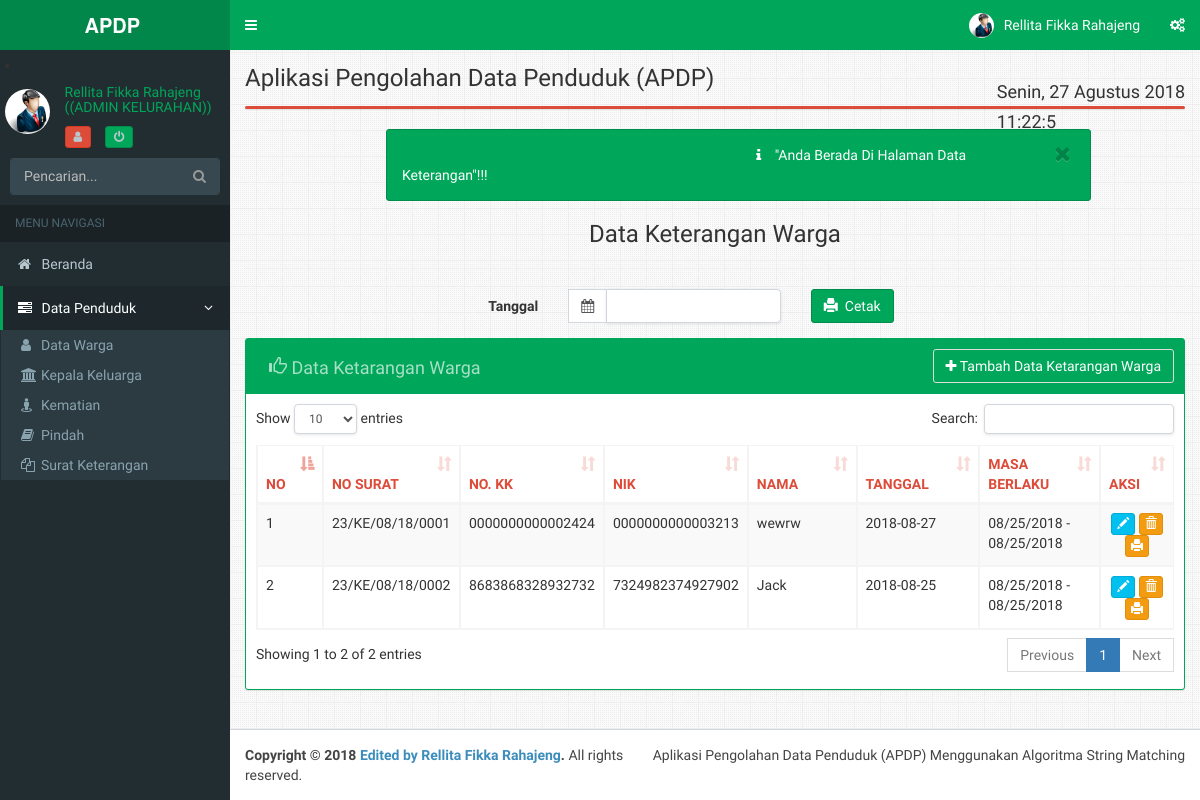
Screenshot of /admin-kelurahan/?module=surat_keterangan (signed in) with the database file from the repository.
### tables this page shows
CREATE TABLE IF NOT EXISTS `data_warga` (
  `id` varchar(11) NOT NULL,
  `nik` bigint(16) unsigned zerofill DEFAULT NULL,
  `nama` varchar(50) NOT NULL,
  `no_kk` bigint(16) unsigned zerofill DEFAULT NULL,
  `jk` varchar(20) NOT NULL,
  `tempat_lhr` varchar(50) NOT NULL,
  `tanggal_lhr` date NOT NULL,
  `gol_dar` varchar(3) NOT NULL,
  `kewarganegaraan` varchar(20) NOT NULL,
  `agama` varchar(20) NOT NULL,
  `pendidikan` varchar(20) NOT NULL,
  `pekerjaan` varchar(20) NOT NULL,
  `status_nikah` varchar(20) NOT NULL,
  `status_keluarga` varchar(20) NOT NULL,
  `nama_ayah` varchar(50) NOT NULL,
  `nama_ibu` varchar(50) NOT NULL,
  `alamat` text NOT NULL,
  `desa` varchar(20) NOT NULL,
  `rt` int(3) unsigned zerofill NOT NULL,
  `rw` int(3) unsigned zerofill NOT NULL
);

CREATE TABLE IF NOT EXISTS `surat_keterangan` (
  `id_surat_keterangan` varchar(40) NOT NULL,
  `tanggal` date NOT NULL,
  `masa_berlaku` text NOT NULL,
  `pernyataan` text NOT NULL,
  `keperluan` text NOT NULL,
  `keterangan` text NOT NULL,
  `id` varchar(30) NOT NULL
);

### admin-kelurahan/module/surat_keterangan/surat_keterangan.php (the view, shortened to what this page needs)
<?php
$aksi="module/surat_keterangan/surat_keterangan_aksi.php";
switch($_GET[aksi]){
default:
?>
<div style="margin-right:10%;margin-left:15%" class="alert alert-success alert-dismissable">
<button type="button" class="btn btn-primary close" data-dismiss="alert" aria-hidden="true">&nbsp;<i class="fa fa-close "></i>&nbsp;</button>
<p>&nbsp;&nbsp;&nbsp;&nbsp;&nbsp;&nbsp;&nbsp;&nbsp;&nbsp;&nbsp;&nbsp;&nbsp;&nbsp;&nbsp;&nbsp;&nbsp;&nbsp;&nbsp;&nbsp;&nbsp;&nbsp;&nbsp;&nbsp;
<i class="icon fa fa-info"></i>
"Anda Berada Di Halaman Data Keterangan"!!!
</p>
</div>
<div class="text-center">
<h3>Data Keterangan Warga</h3><hr/></div>
<form class="form-horizontal" action="module/laporan/cetak_pindah.php" method="post">
  <div class="form-group">
    <label class="col-sm-4 control-label">Tanggal</label>
    <div class="col-sm-3">
    <div class="input-group">
  <div class="input-group-addon">
	<i class="fa fa-calendar"></i>
  </div>
  <input type="text" name="tanggal" required="required" class="form-control pull-right" id="reservation"/>
</div>
</div>
<div class="col-sm-1">
<button type="submit"name="submit" onclick="this.form.target='_blank';return true;" class="btn btn-success"><i class="glyphicon glyphicon-print"></i>&nbsp; Cetak</button>
</div></div>
</form>
	<div class="box box-solid box-success">
		<div class="box-header">
		<h3 class="btn btn disabled box-title">
		<i class="glyphicon glyphicon-thumbs-up"></i>
		Data Ketarangan Warga </h3>
		<a class="btn btn-default pull-right" href="?module=surat_keterangan&aksi=list_keterangan">
		<i class="fa  fa-plus"></i> Tambah Data Ketarangan Warga </a>
		</div>
	<div class="box-body">
	<table id="example1" class="table table-bordered table-striped">
<thead>
	<tr class="text-red">
		<th class="col-sm-1">NO</th>
		<th class="col-sm-1">NO SURAT</th>
		<th class="col-sm-1">NO. KK</th>
		<th class="col-sm-1">NIK</th>
		<th class="col-sm-2">NAMA</th>
		<th class="col-sm-2">TANGGAL</th>
		<th class="col-sm-2">MASA BERLAKU</th>
		<th class="col-sm-1">AKSI</th>
	</tr>
</thead>
<tbody>
<?php
$sql = "SELECT * FROM data_warga a, surat_keterangan b where a.id=b.id ";
$tampil = mysql_query($sql);
$no=1;
while ($k = mysql_fetch_array($tampil)) {
$Kode = $k['id'];?>
	<tr>
	<td><?php echo $no++; ?></td>
	<td><?php echo $k['id_surat_keterangan']; ?></td>
	<td><?php echo $k['no_kk']; ?></td>
	<td><?php echo $k['nik']; ?></td>
	<td><?php echo $k['nama']; ?></td>
	<td><?php echo $k['tanggal']; ?></td>
	<td><?php echo $k['masa_berlaku']; ?></td>
	<td align="center">
	<a  class="btn btn-xs btn-info" href="?module=surat_keterangan&aksi=edit&id_surat_keterangan=<?php echo $k['id_surat_keterangan'];?>" alt="Edit Data"><i class="glyphicon glyphicon-pencil"></i></a>
	<a class="btn btn-xs btn-warning" href="<?php echo $aksi ?>?module=surat_keterangan&aksi=hapus&id_surat_keterangan=<?php echo $k['id_surat_keterangan'];?>"  alt="Delete Data" onclick="return confirm('ANDA YAKIN AKAN MENGHAPUS DATA <?php echo $Kode; ?>	?')"> <i class="glyphicon glyphicon-trash"></i></a>
	<a class="btn btn-xs btn-warning" data-toggle="tooltip" title="Cetak Data Ketarangan??"href="module/laporan/data_keterangan.php?module=laporan&aksi=edit&id=<?php echo $k['id'];?>" alt="Cetak Data"><i class="glyphicon glyphicon-print"></i></a>
	</td>
	<?php
	}
	?>
	</tr>
			</tbody>
		</table>
	</div>
</div>
<?php
break;
?>
<?php
}
?>

### rows the page displays
data_warga: surat_keterangan.id_surat_keterangan "23/KE/08/18/0001", no_kk "0000000000002424", nik "0000000000003213", nama "wewrw", surat_keterangan.tanggal "2018-08-27", surat_keterangan.masa_berlaku "08/25/2018 - 08/25/2018"
data_warga: surat_keterangan.id_surat_keterangan "23/KE/08/18/0002", no_kk "8683868328932732", nik "7324982374927902", nama "Jack", surat_keterangan.tanggal "2018-08-25", surat_keterangan.masa_berlaku "08/25/2018 - 08/25/2018"

### other values shown
$_SESSION['nama'] "Rellita Fikka Rahajeng"
